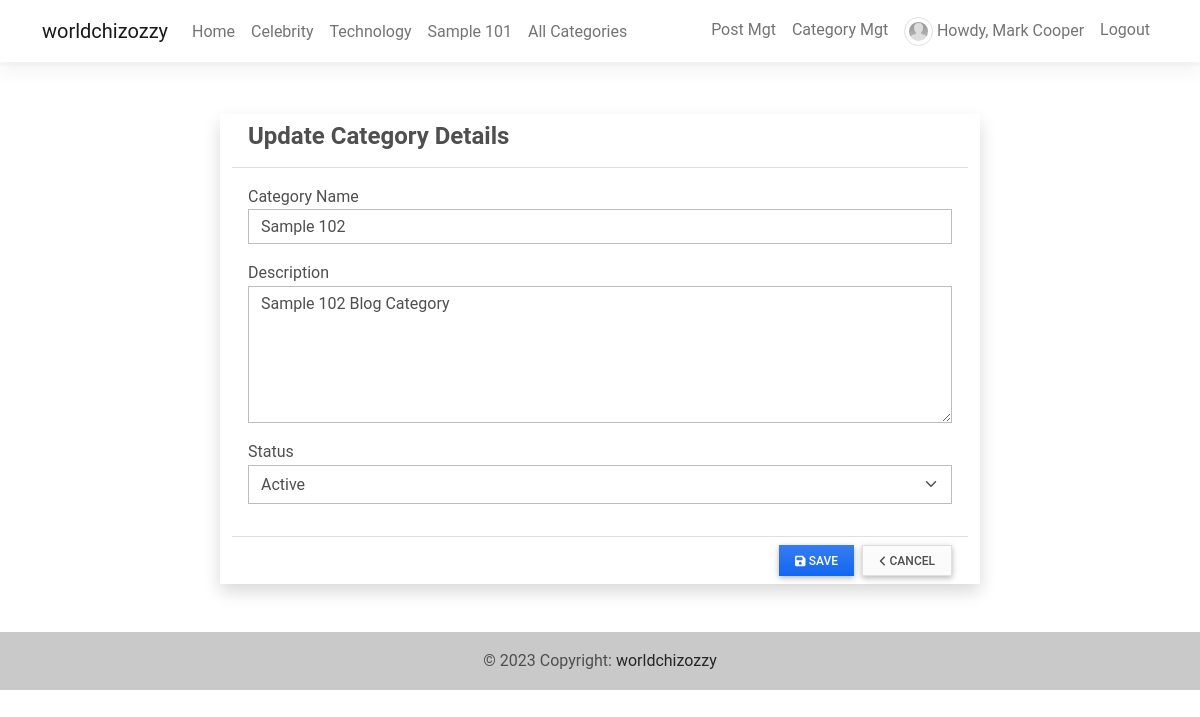
Screenshot of /manage_category/5 (signed in) with the database file from the repository.
### blogApp/models.py (models this page shows, shortened)
class Category(models.Model):
    class Meta:
        verbose_name_plural = 'categories'
    name = models.CharField(max_length=250)
    description = models.TextField(blank=True, null=True)
    status = models.IntegerField(default = 1)
    date_added = models.DateTimeField(default=timezone.now)
    date_updated = models.DateTimeField(auto_now=True)

class UserProfile(models.Model):
    user = models.OneToOneField(User, on_delete=models.CASCADE,related_name='profile')
    contact = models.CharField(max_length=250)
    dob = models.DateField(blank=True, null = True)
    address = models.TextField(blank=True, null = True)
    avatar = models.ImageField(blank=True, null = True, upload_to= 'images/')
    user_type = models.IntegerField(default = 2)

### blogApp/views.py (the view)
# urls.py: path('manage_category',views.manage_category,name='manage-category'),
@login_required
def manage_category(request,pk=None):
    if pk == None:
        category = {}
    elif pk > 0:
        category = Category.objects.filter(id=pk).first()
    else:
        category = {}
    context['page_title'] = "Manage Category"
    context['category'] = category
    return render(request, 'manage_category.html',context)

### blogApp/templates/manage_category.html (shortened to what this page needs)
{% extends 'base.html' %} {% block pageContent %}
<div class="col-lg-12 col-md-12 col-sm-12 col-xs-12">
    <div class="row justify-content-center">
        <div class=" col-lg-8 col-md-10 col-sm-12 col-xs-12 card card-default rounded-0 shadow">
            <div class="card-header">
                <h4 class="card-title fw-bold">{% if category.id %}Update Category Details{% else %} Add New Category{% endif %}</h4>
            </div>
            <div class="card-body">
                <form action="" id="category-form">
                    <div class="form-group mb-3">
                        <label for="name" class="control-label">Category Name</label>
                        <input type="text" class="form-control rounded-0" id="name" name="name" value="{{ category.name }}" required>
                    </div>
                    <div class="form-group mb-3">
                        <label for="description" class="control-label">Description</label>
                        <textarea class="form-control rounded-0" name="description" id="description" rows="5" required>{{ category.description }}</textarea>
                    </div>
                    <div class="form-group mb-3">
                        <label for="status" class="control-label">Status</label>
                        <select name="status" id="status" class="form-select rounded-0" required>
                            {% if category.status == 1 or not category.status %}
                            <option value="1" selected>Active</option>
                            {% else %}
                            <option value="1">Active</option>
                            {% endif %}
                        </select>
                    </div>
                </form>
            </div>
            <div class="card-footer">
                <div class="d-flex w-100 justify-content-end">
                    <button class="btn btn-sm btn-primary bg-gradient me-2 rounded-0" form="category-form"><i class="fa fa-save"></i> Save</button>
                    <a class="btn btn-sm btn-light bg-gradient border rounded-0" href="{% url 'category-mgt' %}"><i class="fa fa-angle-left"></i> Cancel</a>
                </div>
            </div>
        </div>
    </div>
</div>
{% endblock pageContent %}

### blogApp/templates/TopNavigation.html (shortened to what this page needs)
{% load static %}
<header>
    <nav class="navbar navbar-expand-lg navbar-light bg-white fixed-top">
        <div class="container">
            <a class="navbar-brand" target="_blank" href="/">
                worldchizozzy
            </a>
            <div class="collapse navbar-collapse" id="navbarExample01">
                <ul class="navbar-nav me-auto mb-2 mb-lg-0">
                    <li class="nav-item active">
                        <a class="nav-link" aria-current="page" href="{% url 'home-page' %}">Home</a>
                    </li>
                    {% for category in category_list_limited %}
                    <li class="nav-item">
                        <a class="nav-link" href="{% url 'category-post' category.pk %}">{{ category.name }}</a>
                    </li>
                    {% endfor %}
                    <li class="nav-item">
                        <a class="nav-link" href="{% url 'category-page' %}">All Categories</a>
                    </li>
                </ul>
                <ul class="navbar-nav d-flex flex-row">
                    {% if user.id %}
                    <li class="nav-item me-3 me-lg-0">
                        <a class="nav-link" href="{% url 'post-mgt' %}">Post Mgt</a>
                    </li>
                    {% if user.profile.user_type == 1 %}
                    <li class="nav-item me-3 me-lg-0">
                        <a class="nav-link" href="{% url 'category-mgt' %}">Category Mgt</a>
                    </li>
                    {% endif %}
                    <li class="nav-item me-3 me-lg-0">
                        <a class="nav-link" href="{% url 'profile' %}">
                            <span class="me-1"><img src="{{ user.profile.avatar.url}}" alt="User Avatar" id="user-avatar" class="img-thumbnail rounded-circle"></span>Howdy, {{ user.first_name }} {{user.last_name}}
                        </a>
                    </li>
                    <li class="nav-item me-3 me-lg-0">
                        <a class="nav-link" href="{% url 'logout' %}">Logout</a>
                    </li>
                    {% else %}
                    <li class="nav-item me-3 me-lg-0">
                        <a class="nav-link" href="{% url 'login' %}">Login</a>
                    </li>
                    {% endif %}
                </ul>
            </div>
        </div>
    </nav>
    <div id="intro" class="pt-2 text-center bg-light">
    </div>
</header>

### static/blogApp/assets/default/css/style.css (style rules this page uses)
html, body { height: 100%; width: 100%; }
#user-avatar { width: 1.8rem; height: 1.8rem; object-fit: scale-down; object-position: center center; }

### blogApp/templates/TopNavigation.html (style rules this page uses)
#intro { margin-top: 58px; }

### rows the page displays
Category: name "Celebrity"
Category: name "Technology"
Category: name "Sample 101"
Category: name "Sample 102", description "Sample 102 Blog Category", status "Active"

### other values shown
{{ user.first_name }} "Mark"
{{ user.last_name }} "Cooper"
